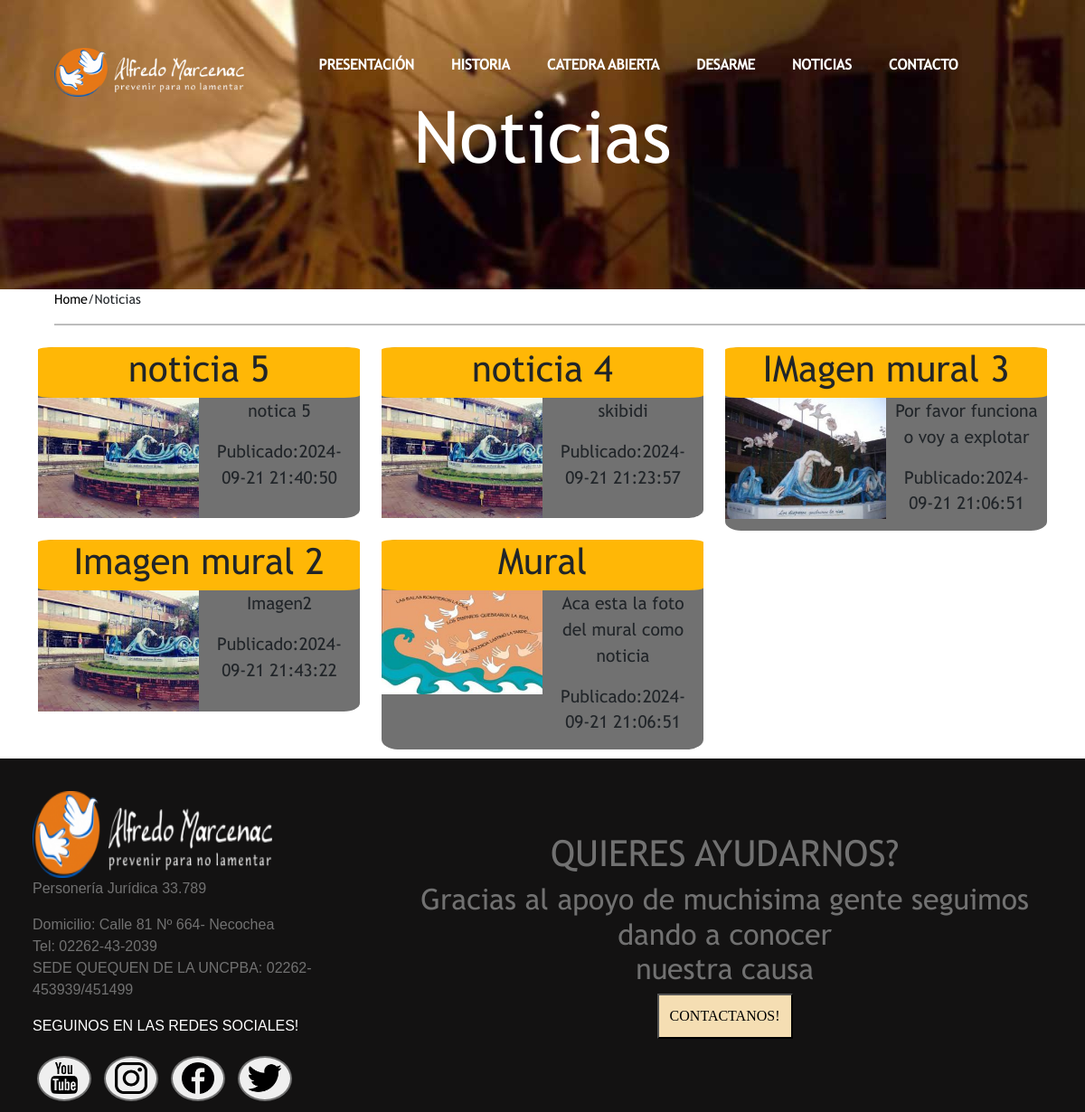
/noticias.php, run on the app's committed database.
### tables this page shows
CREATE TABLE `noticias` (
  `idNoticia` int(4) NOT NULL,
  `tituloNoticia` varchar(60) NOT NULL,
  `descripcionNoticia` varchar(500) NOT NULL,
  `direccionImagen` varchar(100) DEFAULT NULL,
  `Estado` tinyint(1) NOT NULL,
  `fechaPublicacion` timestamp NOT NULL DEFAULT current_timestamp() ON UPDATE current_timestamp()
);

### noticias.php (the view, shortened to what this page needs)
<!DOCTYPE html>
<html lang="en">
<head>
    <link rel="stylesheet" href="estilos/portada.css">
    <link rel="stylesheet" href="estilos/maqueta.css">
    <link rel="stylesheet" href="estilos/estiloNoticias.css">
    <link href="https://cdn.jsdelivr.net/npm/bootstrap@5.3.3/dist/css/bootstrap.min.css" rel="stylesheet">
</head>
<body>
    <main>
      <?php
       require ("php/Maqueta/header.php");
        ?>
        <div class="portada" style="background-image:URL('imagenes/Portada/slider-a.jpg')"><p>Noticias</p></div>
        <div class="gap">
            <p><a href="index.php">Home</a></p> <p>/Noticias</p>
        </div>
        <br>
        <div class="contenedorNoticias">
            <div class="container">
                <div class="row row-cols-3">
                    <?php
                        require("php/conexion.php");
                        $sql = "SELECT * FROM noticias ORDER BY idNoticia DESC";
                        $respuesta = mysqli_query($conexion,$sql);
                        if (mysqli_num_rows($respuesta)>0)
                        {
                            while ($filas = mysqli_fetch_assoc($respuesta))
                            {
                                echo'<div class="col">
                                        <div class="noticia">
                                            <div id="tituloNoticia"><h1>'.$filas['tituloNoticia'].'</h1></div>
                                            <div class="contenidoNoticia">
                                                <div id="descripcionNoticia"><p>'.$filas['descripcionNoticia'].'</p>
                                                <p>Publicado:'.$filas['fechaPublicacion'].'</p></div>
                                                <div id="imagenNoticia"><img src="'.$filas['direccionImagen'].'"></div>
                                            </div>
                                        </div>
                                </div>';
                            }
                        }
                    ?>
                </div>
            </div>
        </div>
        <?php
       require ("php/Maqueta/footer.php");
       ?>
   </main>
</body>
</html>

### php/Maqueta/header.php
<?php
echo "<header class='site-header'>
<div class='logo'>
  <a href='index.php'><img src='imagenes/Logo/logo_asociacion_blanco-300x76.png'></a>
</div>
<div class='botones'>
  <ul>
    <li><b><a href='presentacion.php'>PRESENTACIÓN</a></b></li>
    <li><b><a href='acciones_realizadas.php'>HISTORIA</a></b></li>
    <li><b><a href='catedraAbierta.php'>CATEDRA ABIERTA</a></b></li>
    <li><b><a href='desarme.php'>DESARME</a></b></li>
    <li><b><a href='noticias.php'>NOTICIAS</a></b></li>
    <li><b><a href='contacto.php'>CONTACTO</a></b></li>
  </ul>
</div>
</header>
"
?>

### php/Maqueta/footer.php
<?php
echo "
<footer>
      <div class='informacion'>
        <img src='imagenes/Logo/logo_asociacion_blanco-300x76.png' id='logo'>
        <p>Personería Jurídica 33.789</p>
        <p>Domicilio: Calle 81 Nº 664- Necochea<br>
          Tel: 02262-43-2039<br>
          SEDE QUEQUEN DE LA UNCPBA: 02262-453939/451499</p>
        <p>SEGUINOS EN LAS REDES SOCIALES!</p>
        <button id='logo_youtube'><img src='imagenes/Redes/youtube.png' alt='' ></button>
        <button id='logo_instagram'><img src='imagenes/Redes/instagram.png' alt='' ></button>
        <button id='logo_facebock'><img src='imagenes/Redes/facebock.png' alt='' ></button>
        <button id='logo_twitter'><img src='imagenes/Redes/twitter.png' alt='' ></button>
      </div>
      <div class='contacto'>
        <h1>QUIERES AYUDARNOS?</h1>
        <h2>Gracias al apoyo de muchisima gente seguimos dando a conocer<br>nuestra causa</h2>
        <button>CONTACTANOS!</button>
      </div>
    </footer>"
?>

### estilos/portada.css (style rules this page uses)
main .portada { width: 100%; height: 40vh; background-image: URL('imagenes/Portada/SLIDER.jpg'); color: white; align-content: center; text-align: center; font-size: 5em; }

### estilos/maqueta.css (style rules this page uses)
html, body { height: 100%; width: 100%; margin: 0; }
p, h1, a, h2, h3, h4 { font-family: "My Custom Font"; }
main { display: flex; flex-direction: column; width: 100%; font-family: 'Trebuchet MS'; }
header { position:absolute; display: flex; overflow: hidden; width: 100%; height: 13%; background:transparent; top: 0; transition: 0.35s ease-in; z-index: 5; }
header .logo { width: 25%; display: flex; justify-content: center; align-items: center; }
header .logo img { margin-left: 20%; width: 70%; height: 70%; }
header .botones { width: 65%; text-align: center; align-content: center; }
header .botones ul { display: flex; justify-content: space-around; align-items: center; list-style-type: none; }
header .botones li { display: inline-block; font-size: 1em; }
header .botones li a { text-decoration: none; color: white; }
footer { display: flex; justify-content: center; width: 100%; background-color: rgb(19, 18, 18); }
footer .informacion #logo { width: 80%; height: 30%; }
footer .informacion { text-align: left; margin: 3%; }
footer .informacion p { font-size: 1em; font-family: Arial, Helvetica, sans-serif; text-align: left; color: #717171; }
footer .informacion p:nth-child(4) { color: white; }
footer .informacion button { background-color: 717171; width: 60px; height: 50px; margin: 5px; border-radius: 100%; border: 2px solid #717171; cursor: pointer; transition: 0.5s; }
footer .informacion img { width: 80%; height: 80%; }
footer .contacto { color: #717171; align-content: center; text-align: center; margin: 3%; }
footer .contacto button { height: 50px; width: 150px; background-color: wheat; transition: 1s; }

### estilos/estiloNoticias.css (style rules this page uses)
main { width: 100%; height: fit-content; }
main .gap { display: flex; width: 95%; margin-left: 5%; padding-bottom: 1%; height: 5vh; border-bottom: 2px solid rgba(145, 145, 145, 0.6); font-size: 0.9em; }
main .gap a { text-decoration: none; color: black; }
main .noticia { display: flex; flex-direction: column; width: 100%; height: fit-content; background-color: #717171; border-radius: 5%; margin-bottom: 10px; }
main .noticia #tituloNoticia { font-size: 1.5em; text-align: center; background-color:#ffb706;; border-radius: 5%; }
main .noticia .contenidoNoticia { display: flex; flex-direction: row-reverse; }
main .noticia .contenidoNoticia #descripcionNoticia { width: 100%; text-align: center; height: fit-content; }
main .noticia .contenidoNoticia #descripcionNoticia p { font-size: 1.2em; text-align: center; padding-left: 5%; padding-right: 5%; overflow-x: hidden; }
main .noticia .contenidoNoticia #imagenNoticia { width: 100%; text-align: center; }
main .noticia .contenidoNoticia #imagenNoticia img { width: 100%; text-align: center; }

### data on the page
noticias: tituloNoticia "noticia 5", descripcionNoticia "notica 5", fechaPublicacion "2024-09-21 21:40:50", direccionImagen (picture)
noticias: tituloNoticia "noticia 4", descripcionNoticia "skibidi", fechaPublicacion "2024-09-21 21:23:57", direccionImagen (picture)
noticias: tituloNoticia "IMagen mural 3", descripcionNoticia "Por favor funciona o voy a explotar", fechaPublicacion "2024-09-21 21:06:51", direccionImagen (picture)
noticias: tituloNoticia "Imagen mural 2", descripcionNoticia "Imagen2", fechaPublicacion "2024-09-21 21:43:22", direccionImagen (picture)
noticias: tituloNoticia "Mural", descripcionNoticia "Aca esta la foto del mural como noticia", fechaPublicacion "2024-09-21 21:06:51", direccionImagen (picture)
